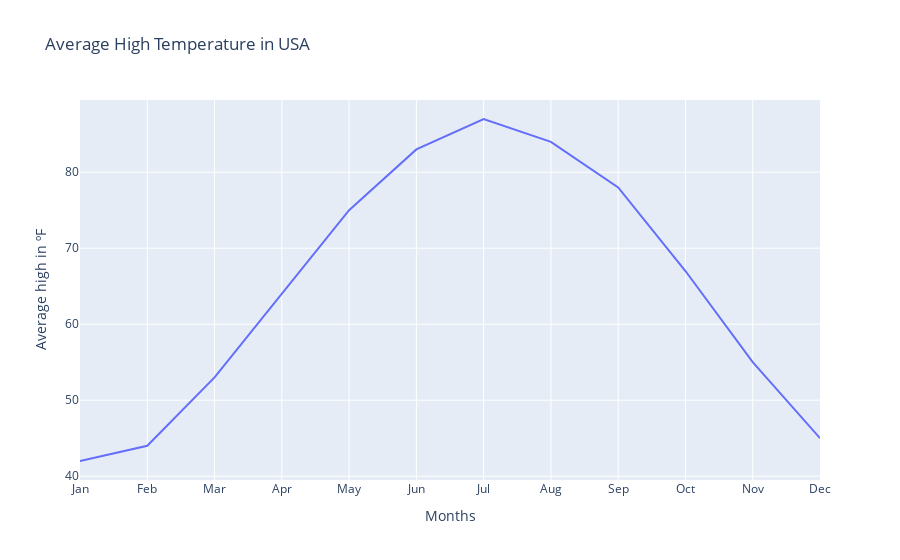

Notebook cell for this chart:
### Code cell
#Data Visualization for USA Climate Distribution
plt.figure(figsize=(10,8))
High_Temp_plot = px.line(USA_Climate, x="Months",y= 'Average high in ºF ',
                          title ='Average High Temperature in USA ')
High_Temp_plot

### Figure 1 — Plotly figure (JSON) as saved in the notebook; plotly's stock layout.template omitted (floating-point values rounded to 4 significant figures)
{"data": [{"hovertemplate": "Months=%{x}<br>Average high in ºF =%{y}<extra></extra>", "legendgroup": "", "line": {"color": "#636efa", "dash": "solid"}, "mode": "lines", "name": "", "orientation": "v", "showlegend": false, "type": "scatter", "x": ["Jan", "Feb", "Mar", "Apr", "May", "Jun", "Jul", "Aug", "Sep", "Oct", "Nov", "Dec"], "xaxis": "x", "y": ["42", "44", "53", "64", "75", "83", "87", "84", "78", "67", "55", "45"], "yaxis": "y"}], "layout": {"legend": {"tracegroupgap": 0}, "title": {"text": "Average High Temperature in USA "}, "xaxis": {"anchor": "y", "domain": [0, 1], "title": {"text": "Months"}}, "yaxis": {"anchor": "x", "domain": [0, 1], "title": {"text": "Average high in ºF "}}}}
